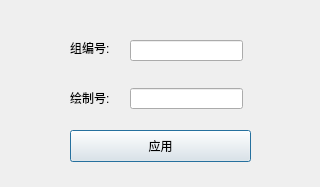
<?xml version="1.0" encoding="UTF-8"?>
<ui version="4.0">
 <class>EditCollisionDotDialog</class>
 <widget class="QDialog" name="EditCollisionDotDialog">
  <property name="geometry">
   <rect>
    <x>0</x>
    <y>0</y>
    <width>320</width>
    <height>187</height>
   </rect>
  </property>
  <property name="windowTitle">
   <string>Dialog</string>
  </property>
  <widget class="QLineEdit" name="editGroupId">
   <property name="geometry">
    <rect>
     <x>130</x>
     <y>40</y>
     <width>113</width>
     <height>21</height>
    </rect>
   </property>
   <property name="text">
    <string/>
   </property>
  </widget>
  <widget class="QLineEdit" name="editDrawOrder">
   <property name="geometry">
    <rect>
     <x>130</x>
     <y>88</y>
     <width>113</width>
     <height>21</height>
    </rect>
   </property>
   <property name="text">
    <string/>
   </property>
  </widget>
  <widget class="QLabel" name="label">
   <property name="geometry">
    <rect>
     <x>70</x>
     <y>40</y>
     <width>51</width>
     <height>16</height>
    </rect>
   </property>
   <property name="text">
    <string>组编号:</string>
   </property>
  </widget>
  <widget class="QLabel" name="label_2">
   <property name="geometry">
    <rect>
     <x>70</x>
     <y>90</y>
     <width>51</width>
     <height>16</height>
    </rect>
   </property>
   <property name="text">
    <string>绘制号:</string>
   </property>
  </widget>
  <widget class="QPushButton" name="btnApply">
   <property name="geometry">
    <rect>
     <x>70</x>
     <y>130</y>
     <width>181</width>
     <height>32</height>
    </rect>
   </property>
   <property name="text">
    <string>应用</string>
   </property>
  </widget>
 </widget>
 <resources/>
 <connections/>
</ui>
